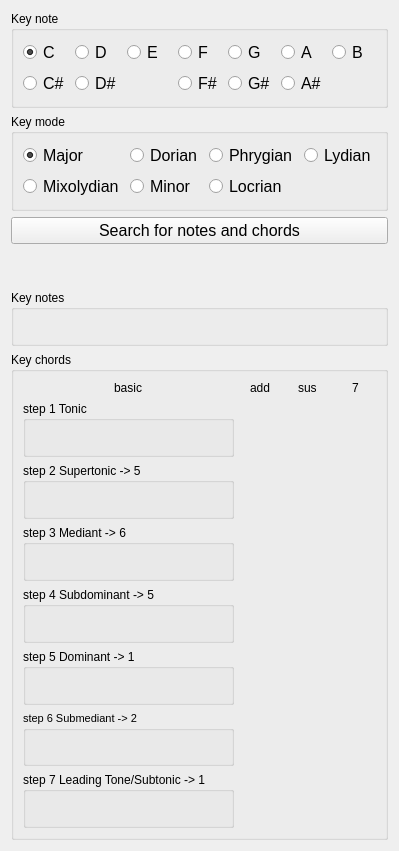
     <widget class="QWidget" name="tab_2">
      <attribute name="title">
       <string>Notes and chords for key</string>
      </attribute>
      <layout class="QVBoxLayout" name="verticalLayout_13">
       <item>
        <widget class="QGroupBox" name="groupBox">
         <property name="title">
          <string>Key note</string>
         </property>
         <layout class="QVBoxLayout" name="verticalLayout">
          <item>
           <layout class="QGridLayout" name="gridLayout">
            <item row="13" column="0">
             <widget class="QRadioButton" name="rbtn_Cd">
              <property name="font">
               <font>
                <pointsize>12</pointsize>
               </font>
              </property>
              <property name="text">
               <string>C#</string>
              </property>
             </widget>
            </item>
            <item row="4" column="2">
             <widget class="QRadioButton" name="rbtn_E">
              <property name="font">
               <font>
                <pointsize>12</pointsize>
               </font>
              </property>
              <property name="text">
               <string>E</string>
              </property>
             </widget>
            </item>
            <item row="4" column="3">
             <widget class="QRadioButton" name="rbtn_F">
              <property name="font">
               <font>
                <pointsize>12</pointsize>
               </font>
              </property>
              <property name="text">
               <string>F</string>
              </property>
             </widget>
            </item>
            <item row="4" column="4">
             <widget class="QRadioButton" name="rbtn_G">
              <property name="font">
               <font>
                <pointsize>12</pointsize>
               </font>
              </property>
              <property name="text">
               <string>G</string>
              </property>
             </widget>
            </item>
            <item row="4" column="5">
             <widget class="QRadioButton" name="rbtn_A">
              <property name="font">
               <font>
                <pointsize>12</pointsize>
               </font>
              </property>
              <property name="text">
               <string>A</string>
              </property>
             </widget>
            </item>
            <item row="4" column="6">
             <widget class="QRadioButton" name="rbtn_B">
              <property name="font">
               <font>
                <pointsize>12</pointsize>
               </font>
              </property>
              <property name="text">
               <string>B</string>
              </property>
             </widget>
            </item>
            <item row="13" column="1">
             <widget class="QRadioButton" name="rbtn_Dd">
              <property name="font">
               <font>
                <pointsize>12</pointsize>
               </font>
              </property>
              <property name="text">
               <string>D#</string>
              </property>
             </widget>
            </item>
            <item row="13" column="3">
             <widget class="QRadioButton" name="rbtn_Fd">
              <property name="font">
               <font>
                <pointsize>12</pointsize>
               </font>
              </property>
              <property name="text">
               <string>F#</string>
              </property>
             </widget>
            </item>
            <item row="13" column="5">
             <widget class="QRadioButton" name="rbtn_Ad">
              <property name="font">
               <font>
                <pointsize>12</pointsize>
               </font>
              </property>
              <property name="text">
               <string>A#</string>
              </property>
             </widget>
            </item>
            <item row="13" column="4">
             <widget class="QRadioButton" name="rbtn_Gd">
              <property name="font">
               <font>
                <pointsize>12</pointsize>
               </font>
              </property>
              <property name="text">
               <string>G#</string>
              </property>
             </widget>
            </item>
            <item row="4" column="0">
             <widget class="QRadioButton" name="rbtn_C">
              <property name="font">
               <font>
                <pointsize>12</pointsize>
               </font>
              </property>
              <property name="text">
               <string>C</string>
              </property>
              <property name="checked">
               <bool>true</bool>
              </property>
             </widget>
            </item>
            <item row="4" column="1">
             <widget class="QRadioButton" name="rbtn_D">
              <property name="font">
               <font>
                <pointsize>12</pointsize>
               </font>
              </property>
              <property name="text">
               <string>D</string>
              </property>
             </widget>
            </item>
           </layout>
          </item>
         </layout>
        </widget>
       </item>
       <item>
        <widget class="QGroupBox" name="groupBox_2">
         <property name="title">
          <string>Key mode</string>
         </property>
         <layout class="QVBoxLayout" name="verticalLayout_3">
          <item>
           <layout class="QGridLayout" name="gridLayout_2">
            <item row="0" column="0">
             <widget class="QRadioButton" name="rbtn_Major">
              <property name="font">
               <font>
                <pointsize>12</pointsize>
               </font>
              </property>
              <property name="text">
               <string>Major</string>
              </property>
              <property name="checked">
               <bool>true</bool>
              </property>
             </widget>
            </item>
            <item row="0" column="1">
             <widget class="QRadioButton" name="rbtn_Dorian">
              <property name="font">
               <font>
                <pointsize>12</pointsize>
               </font>
              </property>
              <property name="text">
               <string>Dorian</string>
              </property>
             </widget>
            </item>
            <item row="0" column="3">
             <widget class="QRadioButton" name="rbtn_Lydian">
              <property name="font">
               <font>
                <pointsize>12</pointsize>
               </font>
              </property>
              <property name="text">
               <string>Lydian</string>
              </property>
             </widget>
            </item>
            <item row="0" column="2">
             <widget class="QRadioButton" name="rbtn_Phrygian">
              <property name="font">
               <font>
                <pointsize>12</pointsize>
               </font>
              </property>
              <property name="text">
               <string>Phrygian</string>
              </property>
             </widget>
            </item>
            <item row="1" column="0">
             <widget class="QRadioButton" name="rbtn_Mixolydian">
              <property name="font">
               <font>
                <pointsize>12</pointsize>
               </font>
              </property>
              <property name="text">
               <string>Mixolydian</string>
              </property>
             </widget>
            </item>
            <item row="1" column="1">
             <widget class="QRadioButton" name="rbtn_Minor">
              <property name="font">
               <font>
                <pointsize>12</pointsize>
               </font>
              </property>
              <property name="text">
               <string>Minor</string>
              </property>
             </widget>
            </item>
            <item row="1" column="2">
             <widget class="QRadioButton" name="rbtn_Locrian">
              <property name="font">
               <font>
                <pointsize>12</pointsize>
               </font>
              </property>
              <property name="text">
               <string>Locrian</string>
              </property>
             </widget>
            </item>
           </layout>
          </item>
         </layout>
        </widget>
       </item>
       <item>
        <widget class="QPushButton" name="btn_notes_and_chords_search">
         <property name="font">
          <font>
           <family>MS Shell Dlg 2</family>
           <pointsize>12</pointsize>
          </font>
         </property>
         <property name="text">
          <string>Search for notes and chords</string>
         </property>
        </widget>
       </item>
       <item>
        <spacer name="verticalSpacer_3">
         <property name="orientation">
          <enum>Qt::Vertical</enum>
         </property>
         <property name="sizeHint" stdset="0">
          <size>
           <width>20</width>
           <height>40</height>
          </size>
         </property>
        </spacer>
       </item>
       <item>
        <widget class="QGroupBox" name="groupBox_3">
         <property name="title">
          <string>Key notes</string>
         </property>
         <layout class="QVBoxLayout" name="verticalLayout_2">
          <item alignment="Qt::AlignHCenter">
           <widget class="QLabel" name="notes_output">
            <property name="font">
             <font>
              <pointsize>10</pointsize>
             </font>
            </property>
            <property name="text">
             <string/>
            </property>
            <property name="textInteractionFlags">
             <set>Qt::LinksAccessibleByMouse|Qt::TextSelectableByMouse</set>
            </property>
           </widget>
          </item>
         </layout>
        </widget>
       </item>
       <item>
        <widget class="QGroupBox" name="groupBox_6">
         <property name="title">
          <string>Key chords</string>
         </property>
         <layout class="QVBoxLayout" name="verticalLayout_12">
          <item>
           <layout class="QGridLayout" name="gridLayout_4">
            <item row="7" column="0">
             <widget class="QGroupBox" name="group_7">
              <property name="title">
               <string>step 7 Leading Tone/Subtonic -&gt; 1</string>
              </property>
              <layout class="QVBoxLayout" name="verticalLayout_11">
               <item>
                <widget class="QLabel" name="line_7">
                 <property name="font">
                  <font>
                   <pointsize>10</pointsize>
                  </font>
                 </property>
                 <property name="text">
                  <string/>
                 </property>
                 <property name="textInteractionFlags">
                  <set>Qt::LinksAccessibleByMouse|Qt::TextSelectableByMouse</set>
                 </property>
                </widget>
               </item>
              </layout>
             </widget>
            </item>
            <item row="0" column="2" alignment="Qt::AlignHCenter">
             <widget class="QLabel" name="label_4">
              <property name="text">
               <string>sus</string>
              </property>
             </widget>
            </item>
            <item row="0" column="1" alignment="Qt::AlignHCenter">
             <widget class="QLabel" name="label_3">
              <property name="text">
               <string>add</string>
              </property>
             </widget>
            </item>
            <item row="5" column="0">
             <widget class="QGroupBox" name="group_5">
              <property name="title">
               <string>step 5 Dominant -&gt; 1</string>
              </property>
              <layout class="QVBoxLayout" name="verticalLayout_9">
               <item>
                <widget class="QLabel" name="line_5">
                 <property name="font">
                  <font>
                   <pointsize>10</pointsize>
                  </font>
                 </property>
                 <property name="text">
                  <string/>
                 </property>
                 <property name="textInteractionFlags">
                  <set>Qt::LinksAccessibleByMouse|Qt::TextSelectableByMouse</set>
                 </property>
                </widget>
               </item>
              </layout>
             </widget>
            </item>
            <item row="6" column="0">
             <widget class="QGroupBox" name="group_6">
              <property name="font">
               <font>
                <pointsize>8</pointsize>
               </font>
              </property>
              <property name="title">
               <string>step 6 Submediant -&gt; 2</string>
              </property>
              <layout class="QVBoxLayout" name="verticalLayout_10">
               <item>
                <widget class="QLabel" name="line_6">
                 <property name="font">
                  <font>
                   <pointsize>10</pointsize>
                  </font>
                 </property>
                 <property name="text">
                  <string/>
                 </property>
                 <property name="textInteractionFlags">
                  <set>Qt::LinksAccessibleByMouse|Qt::TextSelectableByMouse</set>
                 </property>
                </widget>
               </item>
              </layout>
             </widget>
            </item>
            <item row="2" column="0">
             <widget class="QGroupBox" name="group_2">
              <property name="title">
               <string>step 2 Supertonic -&gt; 5</string>
              </property>
              <layout class="QVBoxLayout" name="verticalLayout_6">
               <item>
                <widget class="QLabel" name="line_2">
                 <property name="font">
                  <font>
                   <pointsize>10</pointsize>
                  </font>
                 </property>
                 <property name="text">
                  <string/>
                 </property>
                 <property name="textInteractionFlags">
                  <set>Qt::LinksAccessibleByMouse|Qt::TextSelectableByMouse</set>
                 </property>
                </widget>
               </item>
              </layout>
             </widget>
            </item>
            <item row="3" column="0">
             <widget class="QGroupBox" name="group_3">
              <property name="title">
               <string>step 3 Mediant -&gt; 6</string>
              </property>
              <layout class="QVBoxLayout" name="verticalLayout_8">
               <item>
                <widget class="QLabel" name="line_3">
                 <property name="font">
                  <font>
                   <pointsize>10</pointsize>
                  </font>
                 </property>
                 <property name="text">
                  <string/>
                 </property>
                 <property name="textInteractionFlags">
                  <set>Qt::LinksAccessibleByMouse|Qt::TextSelectableByMouse</set>
                 </property>
                </widget>
               </item>
              </layout>
             </widget>
            </item>
            <item row="4" column="0">
             <widget class="QGroupBox" name="group_4">
              <property name="title">
               <string>step 4 Subdominant -&gt; 5</string>
              </property>
              <layout class="QVBoxLayout" name="verticalLayout_7">
               <item>
                <widget class="QLabel" name="line_4">
                 <property name="font">
                  <font>
                   <pointsize>10</pointsize>
                  </font>
                 </property>
                 <property name="text">
                  <string/>
                 </property>
                 <property name="textInteractionFlags">
                  <set>Qt::LinksAccessibleByMouse|Qt::TextSelectableByMouse</set>
                 </property>
                </widget>
               </item>
              </layout>
             </widget>
            </item>
            <item row="1" column="0">
             <widget class="QGroupBox" name="group_1">
              <property name="title">
               <string>step 1 Tonic</string>
              </property>
              <layout class="QVBoxLayout" name="verticalLayout_5">
               <item>
                <widget class="QLabel" name="line_1">
                 <property name="font">
                  <font>
                   <pointsize>10</pointsize>
                  </font>
                 </property>
                 <property name="text">
                  <string/>
                 </property>
                 <property name="textInteractionFlags">
                  <set>Qt::LinksAccessibleByMouse|Qt::TextSelectableByMouse</set>
                 </property>
                </widget>
               </item>
              </layout>
             </widget>
            </item>
            <item row="0" column="0" alignment="Qt::AlignHCenter">
             <widget class="QLabel" name="label">
              <property name="text">
               <string>basic</string>
              </property>
             </widget>
            </item>
            <item row="0" column="3" alignment="Qt::AlignHCenter">
             <widget class="QLabel" name="label_5">
              <property name="text">
               <string>7</string>
              </property>
             </widget>
            </item>
            <item row="1" column="1" alignment="Qt::AlignHCenter">
             <widget class="QLabel" name="add_1">
              <property name="font">
               <font>
                <pointsize>10</pointsize>
               </font>
              </property>
              <property name="text">
               <string/>
              </property>
             </widget>
            </item>
            <item row="2" column="1" alignment="Qt::AlignHCenter">
             <widget class="QLabel" name="add_2">
              <property name="font">
               <font>
                <pointsize>10</pointsize>
               </font>
              </property>
              <property name="text">
               <string/>
              </property>
             </widget>
            </item>
            <item row="3" column="1" alignment="Qt::AlignHCenter">
             <widget class="QLabel" name="add_3">
              <property name="font">
               <font>
                <pointsize>10</pointsize>
               </font>
              </property>
              <property name="text">
               <string/>
              </property>
             </widget>
            </item>
            <item row="4" column="1" alignment="Qt::AlignHCenter">
             <widget class="QLabel" name="add_4">
              <property name="font">
               <font>
                <pointsize>10</pointsize>
               </font>
              </property>
              <property name="text">
               <string/>
              </property>
             </widget>
            </item>
            <item row="5" column="1" alignment="Qt::AlignHCenter">
             <widget class="QLabel" name="add_5">
              <property name="font">
               <font>
                <pointsize>10</pointsize>
               </font>
              </property>
              <property name="text">
               <string/>
              </property>
             </widget>
            </item>
            <item row="6" column="1" alignment="Qt::AlignHCenter">
             <widget class="QLabel" name="add_6">
              <property name="font">
               <font>
                <pointsize>10</pointsize>
               </font>
              </property>
              <property name="text">
               <string/>
              </property>
             </widget>
            </item>
            <item row="7" column="1" alignment="Qt::AlignHCenter">
             <widget class="QLabel" name="add_7">
              <property name="font">
               <font>
                <pointsize>10</pointsize>
               </font>
              </property>
              <property name="text">
               <string/>
              </property>
             </widget>
            </item>
            <item row="1" column="2" alignment="Qt::AlignHCenter">
             <widget class="QLabel" name="sus_1">
              <property name="font">
               <font>
                <pointsize>10</pointsize>
               </font>
              </property>
              <property name="text">
               <string/>
              </property>
             </widget>
            </item>
            <item row="2" column="2" alignment="Qt::AlignHCenter">
             <widget class="QLabel" name="sus_2">
              <property name="font">
               <font>
                <pointsize>10</pointsize>
               </font>
              </property>
              <property name="text">
               <string/>
              </property>
             </widget>
            </item>
            <item row="3" column="2" alignment="Qt::AlignHCenter">
             <widget class="QLabel" name="sus_3">
              <property name="font">
               <font>
                <pointsize>10</pointsize>
               </font>
              </property>
              <property name="text">
               <string/>
              </property>
             </widget>
            </item>
            <item row="4" column="2" alignment="Qt::AlignHCenter">
             <widget class="QLabel" name="sus_4">
              <property name="font">
               <font>
                <pointsize>10</pointsize>
               </font>
              </property>
              <property name="text">
               <string/>
              </property>
             </widget>
            </item>
            <item row="5" column="2" alignment="Qt::AlignHCenter">
             <widget class="QLabel" name="sus_5">
              <property name="font">
               <font>
                <pointsize>10</pointsize>
               </font>
              </property>
              <property name="text">
               <string/>
              </property>
             </widget>
            </item>
            <item row="6" column="2" alignment="Qt::AlignHCenter">
             <widget class="QLabel" name="sus_6">
              <property name="font">
               <font>
                <pointsize>10</pointsize>
               </font>
              </property>
              <property name="text">
               <string/>
              </property>
             </widget>
            </item>
            <item row="7" column="2" alignment="Qt::AlignHCenter">
             <widget class="QLabel" name="sus_7">
              <property name="font">
               <font>
                <pointsize>10</pointsize>
               </font>
              </property>
              <property name="text">
               <string/>
              </property>
             </widget>
            </item>
            <item row="1" column="3" alignment="Qt::AlignHCenter">
             <widget class="QLabel" name="seven_1">
              <property name="font">
               <font>
                <pointsize>10</pointsize>
               </font>
              </property>
              <property name="text">
               <string/>
              </property>
             </widget>
            </item>
            <item row="2" column="3" alignment="Qt::AlignHCenter">
             <widget class="QLabel" name="seven_2">
              <property name="font">
               <font>
                <pointsize>10</pointsize>
               </font>
              </property>
              <property name="text">
               <string/>
              </property>
             </widget>
            </item>
            <item row="3" column="3" alignment="Qt::AlignHCenter">
             <widget class="QLabel" name="seven_3">
              <property name="font">
               <font>
                <pointsize>10</pointsize>
               </font>
              </property>
              <property name="text">
               <string/>
              </property>
             </widget>
            </item>
            <item row="4" column="3" alignment="Qt::AlignHCenter">
             <widget class="QLabel" name="seven_4">
              <property name="font">
               <font>
                <pointsize>10</pointsize>
               </font>
              </property>
              <property name="text">
               <string/>
              </property>
             </widget>
            </item>
            <item row="5" column="3" alignment="Qt::AlignHCenter">
             <widget class="QLabel" name="seven_5">
              <property name="font">
               <font>
                <pointsize>10</pointsize>
               </font>
              </property>
              <property name="text">
               <string/>
              </property>
             </widget>
            </item>
            <item row="6" column="3" alignment="Qt::AlignHCenter">
             <widget class="QLabel" name="seven_6">
              <property name="font">
               <font>
                <pointsize>10</pointsize>
               </font>
              </property>
              <property name="text">
               <string/>
              </property>
             </widget>
            </item>
            <item row="7" column="3" alignment="Qt::AlignHCenter">
             <widget class="QLabel" name="seven_7">
              <property name="font">
               <font>
                <pointsize>10</pointsize>
               </font>
              </property>
              <property name="text">
               <string/>
              </property>
             </widget>
            </item>
           </layout>
          </item>
         </layout>
        </widget>
       </item>
      </layout>
     </widget>
